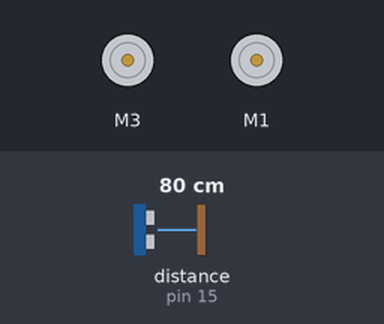
This sketch was run on a simulated Arduino Uno, built with avr-gcc and run on an emulated ATmega328P. Shown: 2 × DC motor (green arrow = forward, orange = backward, longer = faster). The inputs (shaded band) are chosen by the test bench; at power-on: distance to the obstacle (sensor on pin 15) 80 cm. The echo pulse lasts 58.3 µs per cm.

Above: at 3.0 s.
3.1 s: distance to the obstacle (sensor on pin 15) set to 43 cm
4.8 s: distance to the obstacle (sensor on pin 15) set to 36 cm
At 7.0 s:
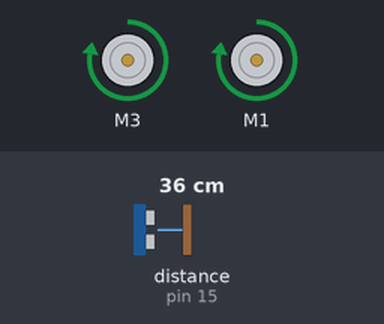
7.3 s: distance to the obstacle (sensor on pin 15) set to 60 cm
At 9.1 s:
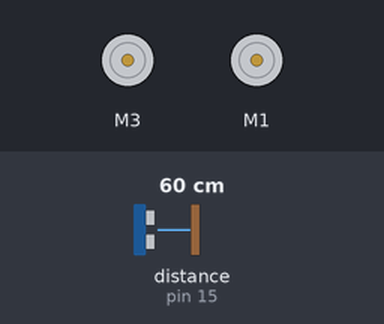
9.5 s: distance to the obstacle (sensor on pin 15) set to 2 cm
At 10.9 s:
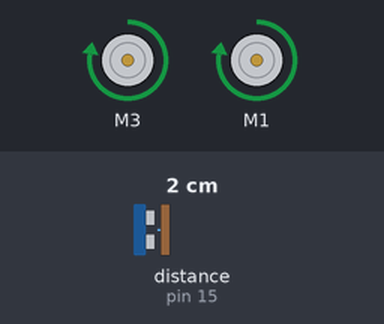
Timing chart, 0 to 12.5 s (numbered marks = the images above; inputs shaded):
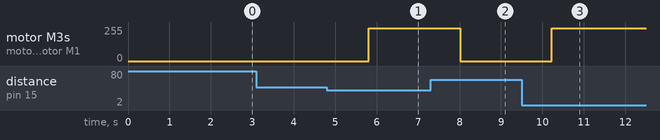

The sketch:

motor_lib_example.ino
```cpp
#include <AFMotor.h>
AF_DCMotor motor3(3, MOTOR12_64KHZ);
AF_DCMotor motor4(1, MOTOR12_64KHZ);

#include <NewPing.h>

#define max_cm_distance 40

int trigPin = 14;
int echoPin = 15;

long distance_cm;

NewPing sonar(trigPin, echoPin, max_cm_distance);

void setup(){
  motor3.setSpeed(500);
  motor4.setSpeed(500);
}

void reset_ultrasound(int echoPin){
  delay(100);
  pinMode(echoPin, OUTPUT);
  digitalWrite(echoPin, LOW);
  delay(100);
  pinMode(echoPin, INPUT);
}

void loop(){
  delay(1000);

  /* Send trigger wave to measure distance */
  distance_cm = sonar.ping_cm();

  /* Ultrasound stuck or obstacle beyound distance threshold */
  if ( distance_cm == 0 ) {

      /* Reset ultrasound to make sure it's not stuck */
      reset_ultrasound(echoPin);

      /* Stop motor */
      motor3.run(RELEASE);
      motor4.run(RELEASE);

  }else{

      /* Set motor to forward mode */
      motor3.run(FORWARD);
      motor4.run(FORWARD);
  }
}
```

Measured:
- the behaviour switches between 41 and 40 cm on distance to the obstacle (sensor on pin 15) (found by bisection; images 0 and 1)
- after the input at 3.1 s, every drawn part: stays the same
- after the input at 4.8 s, motor M3, motor M1: stopped → forward 244/255 after 1.0 s
- after the input at 7.3 s, motor M3, motor M1: forward 244/255 → stopped after 0.72 s
- after the input at 9.5 s, motor M3, motor M1: stopped → forward 244/255 after 0.73 s
